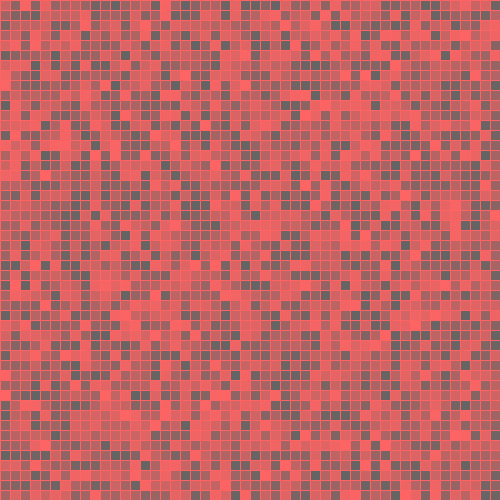
Frame 1 (no input)
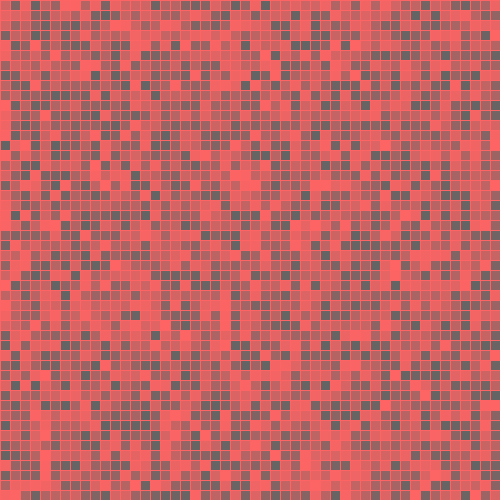
Frame 60 (the mouse pressed at the canvas centre just before this capture)
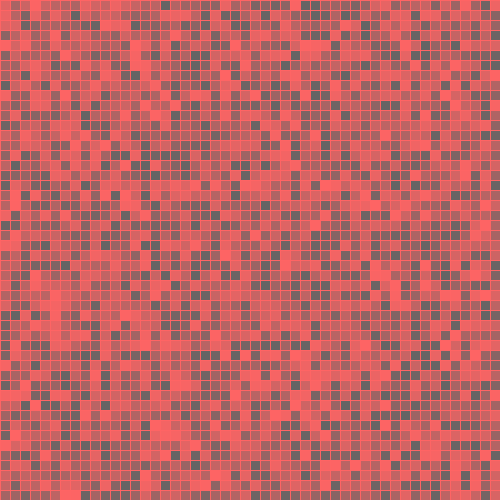
Frame 120 (the mouse held since frame 60 and released just before this capture)

The Processing sketch that drew these frames (run headless with seeded random() and noise(); from frame 60 on, the mouse is pressed at the canvas centre):

// Processing sketch: sketch_06_06_loops_nested_loop
// ── sketch_06_06_loops_nested_loop.pde
int x;
int y;

void setup() {
  size(500, 500);
}

void draw() {
  for (y = 0; y < height; y = y + 10) {
    for (x = 0; x < height; x = x + 10){
      fill(random(100, 255), 100, 100);
      stroke(255, 100, 100);
      rect(x, y, 30, 30);
      
    }
  }
}
